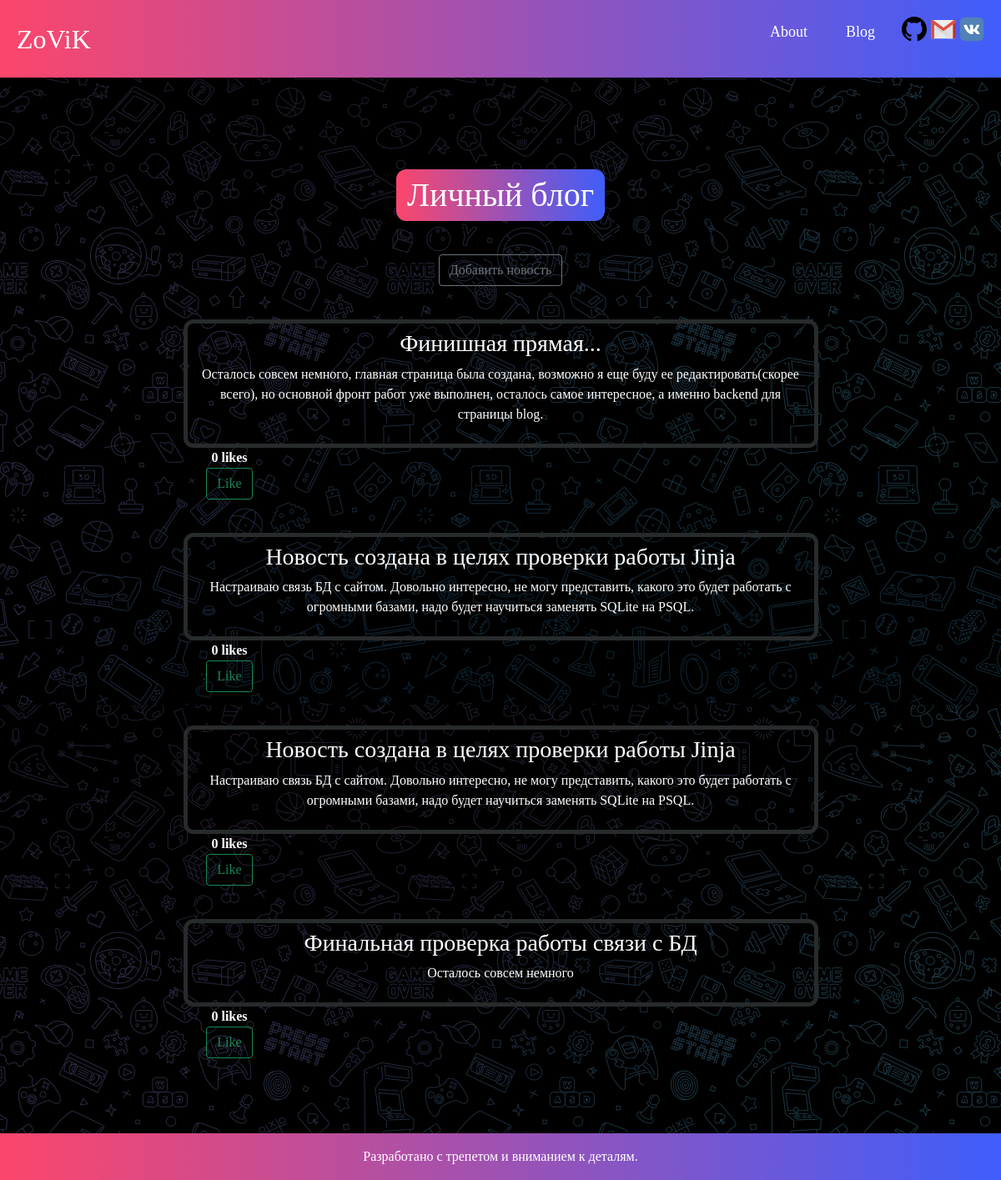
/blog/, run on an earlier commit of the app's database.
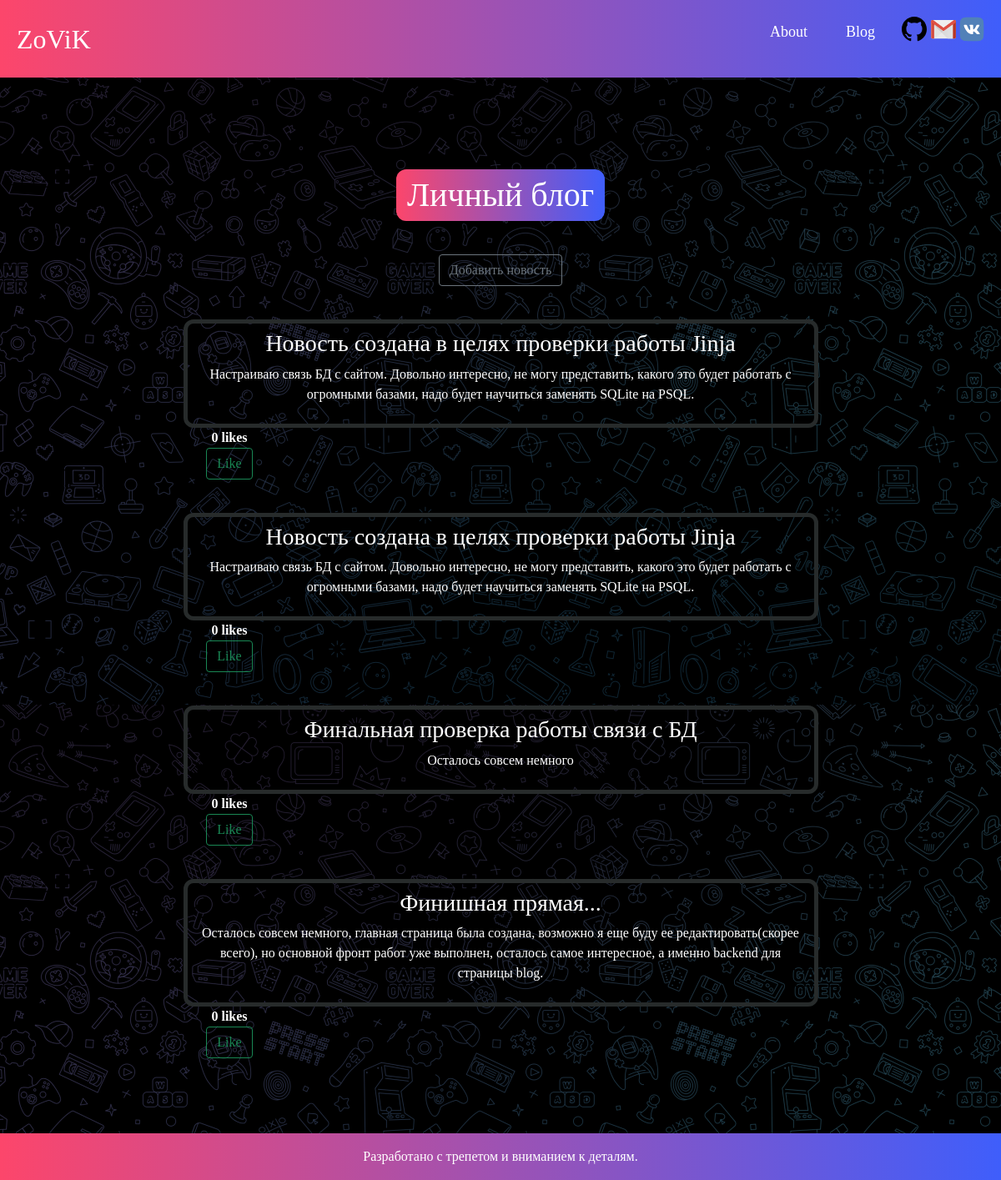
And on a later commit of the database.
### blog/models.py (models this page shows, shortened)
class Articles(models.Model):
    title = models.CharField('Название', max_length=50, default='')
    full_text = models.TextField('Статья')
    liked = models.ManyToManyField(User, default=None, blank=True, related_name="liked")
    date = models.DateTimeField(auto_now=True)
    author = models.ForeignKey(User, on_delete=models.CASCADE, null=True, related_name="author")
    class Meta:
        verbose_name = "Новость"
        verbose_name_plural = "Новости"

### blog/views.py (the view)
# urls.py: path('', views.post_view, name="post-list"),
def post_view(request):
    qs = Articles.objects.order_by('date')
    user = request.user
    context = {
        'qs': qs,
        'user': user,
    }
    return render(request, "blog/blogview.html", context)

### blog/templates/blog/blogview.html (shortened to what this page needs)
{% extends 'blog/blog.html' %}
{% block content %}
<div class="New" align="center">
    <h1 id="head">Личный блог</h1>
    <a class="btn-btn" href="Add/"><button type="button" class="btn btn-outline-secondary">Добавить новость</button></a>
    {% if qs %}
        {% for el in qs %}
            <div class="mark_element">
                <div class="element">
                    <h3>{{ el.title}}</h3>
                    <p>{{ el.full_text }}</p>
                </div>
                <div class="like">
                    <strong>{{ el.liked.all.count }} likes</strong>
                    <form action="{% url 'blog:like-post' %}" method="POST" class="ui form">
                            {% if user not in el.liked.all %}
                                <button class="btn btn-outline-success" type="submit">Like</button>
                            {% else %}
                                <button class="btn btn-outline-danger" type="submit">Unlike</button>
                            {% endif %}
                    </form>
                </div>
            </div>
        {% endfor %}
    {% else %}
        <p>Блог пуст!</p>
    {% endif %}
</div>
{% endblock %}

### blog/templates/blog/blog.html (shortened to what this page needs)
<head>
    {% load static %}
    <link rel="stylesheet" href="https://cdn.jsdelivr.net/npm/bootstrap@5.1.3/dist/css/bootstrap.min.css">
    <link rel="stylesheet" href="https://cdnjs.cloudflare.com/ajax/libs/font-awesome/4.7.0/css/font-awesome.min.css">    <link rel="stylesheet" href="{% static 'blog/css/blog.css' %}">
</head>
<body>
<div class="box">
   <nav class="navbar">
     <div class="logo">ZoViK</div>
     <ul class="nav-links">
       <div class="menu">
         <li><a href="/">About</a></li>
         <li><a class="last" href="/blog">Blog</a></li>
           <div class="social">
               <a href="https://github.com/zovikk" target="_blank">
                   <img src="{% static 'main/images/iconmonstr-github-1.svg' %}" alt="Git" width="30" height="30"/>
               </a>
               <a href="mailto:zovik1999zz@gmail.com" target="_blank">
                   <img src="{% static 'main/images/gmail-icon-2.svg' %}" alt="Gmail" width="30" height="30"/>
               </a>
               <a href="https://vk.com/zovikd" target="_blank">
                   <img src="{% static 'main/images/vk-1.svg' %}" alt="Vk" width="30" height="30"/>
               </a>
           </div>
       </div>
     </ul>
   </nav>
</div>
{% block content %}
{% endblock %}
<footer class="footer">
    <div class="footer-wrapper">
      <div class="text-block-4">Разработано с трепетом и вниманием к деталям.</div>
    </div>
</footer>
</body>
</html>

### blog/static/blog/css/blog.css (style rules this page uses)
* { margin: 0; padding: 0; box-sizing: border-box; }
body { font-family: cursive; background-image: url(../images/wallp.png); }
a { text-decoration: none; }
li { list-style: none; }
.navbar { display: flex; align-items: center; justify-content: space-between; padding: 20px; background: linear-gradient(90deg, #FC466B, #3F5EFB); color: #fff; }
.nav-links a { color: #fff; }
.logo { font-size: 32px; z-index: 100; }
.menu { display: flex; gap: 1em; font-size: 18px; }
.menu li { padding: 5px 14px; }
.New { color: #fff; margin-top: 110px; }
#head { max-width: 250px; margin-bottom: 40px; border-style: hidden; background: linear-gradient(90deg, #FC466B, #3F5EFB); border-radius: 12px; padding: 7px; }
.btn { margin-bottom: 40px; }
.mark_element { max-width: 761px; }
.element { max-width: 761px; border: 5px solid #272b2b; border-radius: 12px; padding: 7px; }
.footer-wrapper { margin-top: 50px; background: linear-gradient(90deg, #FC466B, #3F5EFB); }
.text-block-4 { margin-right: auto; margin-left: auto; padding-top: 1rem; padding-bottom: 1rem; color: #fff; text-align: center; }
.like { margin-right: 650px; }

What changed in the data, as far as the page shows it:
changed Articles "Финишная прямая...": moves down the list
